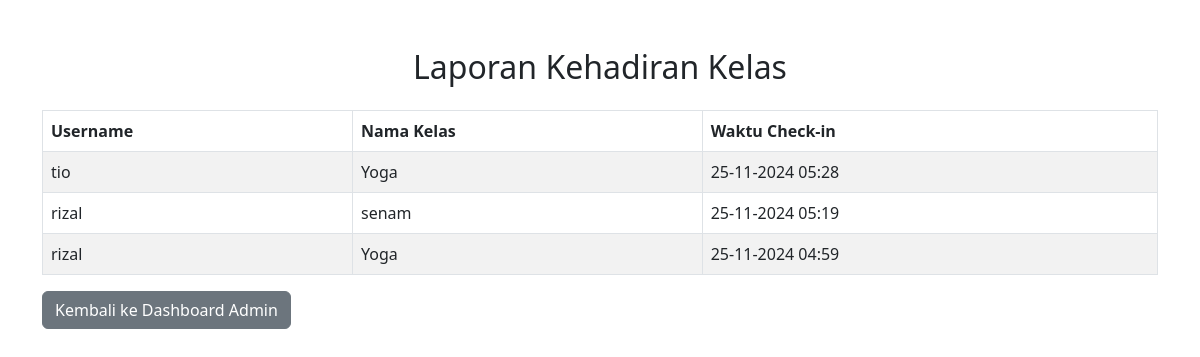
Screenshot of /admin/laporan_kehadiran.php (signed in) with the database file from the repository.
### tables this page shows
CREATE TABLE `attendance` (
  `id` int(11) NOT NULL,
  `kelas_id` int(11) NOT NULL,
  `username` varchar(255) NOT NULL,
  `check_in_time` timestamp NOT NULL DEFAULT current_timestamp()
);

CREATE TABLE `kelas` (
  `id` int(11) NOT NULL,
  `nama_kelas` varchar(100) NOT NULL,
  `nama_instruktur` varchar(100) NOT NULL,
  `jadwal` datetime NOT NULL,
  `peserta` int(11) NOT NULL DEFAULT 0,
  `biaya` decimal(10,2) NOT NULL
);

### admin/laporan_kehadiran.php (the view, shortened to what this page needs)
<?php
require_once('../config/koneksi.php');
$sql = "
    SELECT
        a.username,
        k.nama_kelas,
        a.check_in_time
    FROM
        attendance a
    JOIN
        kelas k ON a.kelas_id = k.id
    ORDER BY
        a.check_in_time DESC
";
$result = $conn->query($sql);
?>
<!DOCTYPE html>
<html lang="en">
<head>
    <link href="https://cdn.jsdelivr.net/npm/bootstrap@5.3.0-alpha1/dist/css/bootstrap.min.css" rel="stylesheet">
</head>
<body>
    <div class="container mt-5">
        <h2 class="mb-4 text-center">Laporan Kehadiran Kelas</h2>
        <?php if ($result->num_rows > 0): ?>
            <table class="table table-striped table-bordered">
                <thead>
                    <tr>
                        <th>Username</th>
                        <th>Nama Kelas</th>
                        <th>Waktu Check-in</th>
                    </tr>
                </thead>
                <tbody>
                    <?php while ($row = $result->fetch_assoc()): ?>
                        <tr>
                            <td><?php echo htmlspecialchars($row['username']); ?></td>
                            <td><?php echo htmlspecialchars($row['nama_kelas']); ?></td>
                            <td><?php echo date('d-m-Y H:i', strtotime($row['check_in_time'])); ?></td>
                        </tr>
                    <?php endwhile; ?>
                </tbody>
            </table>
        <?php else: ?>
            <div class="alert alert-warning">No attendance records found.</div>
        <?php endif; ?>
        <div class="mt-3">
            <a href="admin_dashboard.php" class="btn btn-secondary">
                Kembali ke Dashboard Admin
            </a>
        </div>
    </div>
</body>
</html>

### rows the page displays
attendance: username "tio", kelas.nama_kelas "Yoga", check_in_time "25-11-2024 05:28"
attendance: username "rizal", kelas.nama_kelas "senam", check_in_time "25-11-2024 05:19"
attendance: username "rizal", kelas.nama_kelas "Yoga", check_in_time "25-11-2024 04:59"
